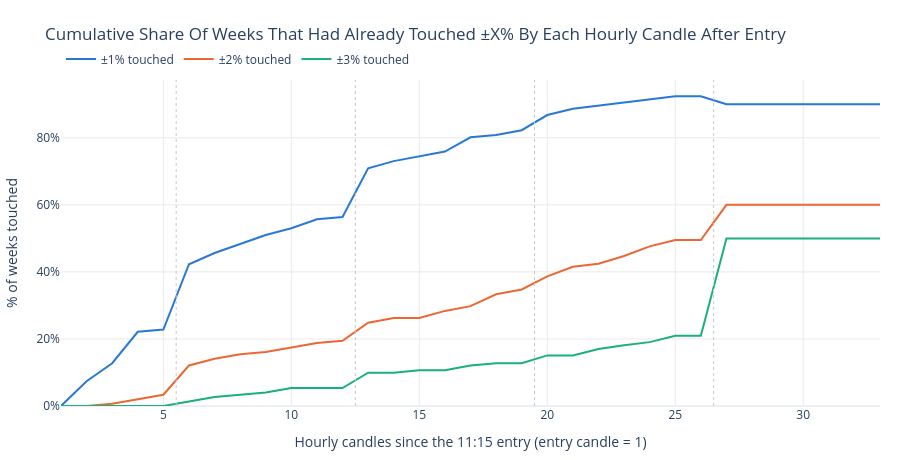

The notebook cell saved with this chart:
### Markdown cell above
## When In The Week Does The Damage Happen?

Each weekly path is walked hour by hour, tracking the share of weeks that had already traded ±1%, ±2% or ±3% away from the entry price by that point. A curve that is already flat by the middle of the week means the risk was front-loaded; one that keeps climbing into expiry means the last sessions are where shorts get tested.

Dotted verticals mark session boundaries: the entry session contributes the candles from the entry onward (5 for an 11:15 entry), every later full session 7. The table below counts sessions directly, so it stays correct around holidays.

### Code cell
CANDLES_PER_SESSION = 7
first_session = int(moves["first_session_candles"].median())
max_candles = max(len(p) for p in paths)

# Running |move| from the entry price: how far the week had travelled by candle k, either side.
excursion = np.full((len(paths), max_candles), np.nan)
for i, path in enumerate(paths):
    running = np.maximum.accumulate(np.maximum(path[:, 0], -path[:, 1]))
    excursion[i, : len(running)] = running

alive = (~np.isnan(excursion)).sum(axis=0)
x = np.arange(1, max_candles + 1)

fig = go.Figure()
for threshold, color in zip(TOUCH_THRESHOLDS, SERIES_HEX):
    touched = np.nansum(excursion >= threshold, axis=0) / np.maximum(alive, 1) * 100
    fig.add_trace(
        go.Scatter(
            x=x, y=touched, mode="lines", name=f"±{threshold:.0f}% touched",
            line=dict(color=color, width=2),
            hovertemplate="candle %{x} — %{y:.1f}% of weeks<extra></extra>",
        )
    )

for boundary in range(first_session, max_candles, CANDLES_PER_SESSION):
    fig.add_vline(x=boundary + 0.5, line_dash="dot", line_color="#c9c8c4", line_width=1)

fig.update_layout(
    title="Cumulative Share Of Weeks That Had Already Touched ±X% By Each Hourly Candle After Entry",
    template="plotly_white",
    height=460,
    hovermode="x unified",
    legend=dict(orientation="h", yanchor="bottom", y=1.02, xanchor="left", x=0),
    margin=dict(t=80, b=50, l=60, r=20),
)
fig.update_xaxes(title_text=f"Hourly candles since the {ENTRY_TIME} entry (entry candle = 1)", gridcolor="#eceae6")
fig.update_yaxes(title_text="% of weeks touched", ticksuffix="%", gridcolor="#eceae6", rangemode="tozero")
fig.show()

n_sessions = int(moves["trading_days"].max())
session_range = range(1, n_sessions + 1)
timing = pd.DataFrame(
    {
        "Session since entry": [f"Session {d}" + (" (entry day)" if d == 1 else "") for d in session_range],
        "Weeks reaching this session": [int((moves["trading_days"] >= d).sum()) for d in session_range],
        "Weekly high printed here": (
            moves["session_of_max_up"].value_counts(normalize=True).mul(100)
            .reindex(session_range, fill_value=0.0).to_numpy()
        ),
        "Weekly low printed here": (
            moves["session_of_max_down"].value_counts(normalize=True).mul(100)
            .reindex(session_range, fill_value=0.0).to_numpy()
        ),
    }
)
display(timing.style.format({"Weekly high printed here": "{:.1f}%", "Weekly low printed here": "{:.1f}%"}).hide(axis="index"))

### Figure 1 — Plotly figure (JSON) as saved in the notebook; plotly's stock layout.template omitted (floating-point values rounded to 4 significant figures)
{"data": [{"hovertemplate": "candle %{x} — %{y:.1f}% of weeks<extra></extra>", "line": {"color": "#2a78d6", "width": 2}, "mode": "lines", "name": "±1% touched", "type": "scatter", "x": [1, 2, 3, 4, 5, 6, 7, 8, 9, 10, 11, 12, 13, 14, 15, 16, 17, 18, 19, 20, 21, 22, 23, 24, 25, 26, 27, 28, 29, 30, 31, 32, 33], "y": [0.0, 7.383, 12.75, 22.15, 22.82, 42.28, 45.64, 48.32, 51.01, 53.02, 55.7, 56.38, 70.92, 73.05, 74.47, 75.89, 80.14, 80.85, 82.27, 86.79, 88.68, 89.62, 90.48, 91.43, 92.38, 92.38, 90.0, 90.0, 90.0, 90.0, 90.0, 90.0, 90.0]}, {"hovertemplate": "candle %{x} — %{y:.1f}% of weeks<extra></extra>", "line": {"color": "#eb6834", "width": 2}, "mode": "lines", "name": "±2% touched", "type": "scatter", "x": [1, 2, 3, 4, 5, 6, 7, 8, 9, 10, 11, 12, 13, 14, 15, 16, 17, 18, 19, 20, 21, 22, 23, 24, 25, 26, 27, 28, 29, 30, 31, 32, 33], "y": [0.0, 0.0, 0.6711, 2.013, 3.356, 12.08, 14.09, 15.44, 16.11, 17.45, 18.79, 19.46, 24.82, 26.24, 26.24, 28.37, 29.79, 33.33, 34.75, 38.68, 41.51, 42.45, 44.76, 47.62, 49.52, 49.52, 60.0, 60.0, 60.0, 60.0, 60.0, 60.0, 60.0]}, {"hovertemplate": "candle %{x} — %{y:.1f}% of weeks<extra></extra>", "line": {"color": "#1baf7a", "width": 2}, "mode": "lines", "name": "±3% touched", "type": "scatter", "x": [1, 2, 3, 4, 5, 6, 7, 8, 9, 10, 11, 12, 13, 14, 15, 16, 17, 18, 19, 20, 21, 22, 23, 24, 25, 26, 27, 28, 29, 30, 31, 32, 33], "y": [0.0, 0.0, 0.0, 0.0, 0.0, 1.342, 2.685, 3.356, 4.027, 5.369, 5.369, 5.369, 9.929, 9.929, 10.64, 10.64, 12.06, 12.77, 12.77, 15.09, 15.09, 16.98, 18.1, 19.05, 20.95, 20.95, 50.0, 50.0, 50.0, 50.0, 50.0, 50.0, 50.0]}], "layout": {"height": 460, "hovermode": "x unified", "legend": {"orientation": "h", "x": 0, "xanchor": "left", "y": 1.02, "yanchor": "bottom"}, "margin": {"b": 50, "l": 60, "r": 20, "t": 80}, "shapes": [{"line": {"color": "#c9c8c4", "dash": "dot", "width": 1}, "type": "line", "x0": 5.5, "x1": 5.5, "xref": "x", "y0": 0, "y1": 1, "yref": "y domain"}, {"line": {"color": "#c9c8c4", "dash": "dot", "width": 1}, "type": "line", "x0": 12.5, "x1": 12.5, "xref": "x", "y0": 0, "y1": 1, "yref": "y domain"}, {"line": {"color": "#c9c8c4", "dash": "dot", "width": 1}, "type": "line", "x0": 19.5, "x1": 19.5, "xref": "x", "y0": 0, "y1": 1, "yref": "y domain"}, {"line": {"color": "#c9c8c4", "dash": "dot", "width": 1}, "type": "line", "x0": 26.5, "x1": 26.5, "xref": "x", "y0": 0, "y1": 1, "yref": "y domain"}], "title": {"text": "Cumulative Share Of Weeks That Had Already Touched ±X% By Each Hourly Candle After Entry"}, "xaxis": {"gridcolor": "#eceae6", "title": {"text": "Hourly candles since the 11:15 entry (entry candle = 1)"}}, "yaxis": {"gridcolor": "#eceae6", "rangemode": "tozero", "ticksuffix": "%", "title": {"text": "% of weeks touched"}}}}
